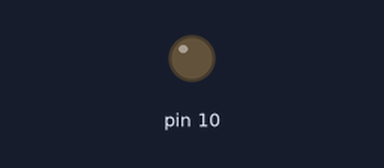
The sketch below on a simulated Arduino Uno, built with avr-gcc and run on an emulated ATmega328P. Parts: output pins drawn as LEDs (lit = HIGH). What the sketch prints to the serial monitor is not drawn.

Above: at 0.1 s.
At 2.1 s:
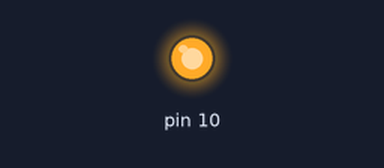
Timing chart, 0 to 3.6 s (numbered marks = the images above):
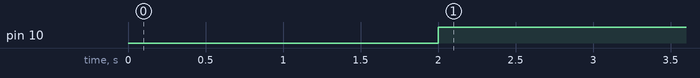

Measured:
- by itself, pin 10: LOW → HIGH at 2.0 s

The sketch:

masterAndSlave.ino
```cpp
#include "app.h"

/*
 * This version sends lowercase characters and receives an arbitrary struct in response!.
 * The master sends a single lower case lettter,
 * The slave receives the lower case letter and fills a dataStruc with stuff that depends on the character received.
 * The Slave then sends the bytes that make up the dataStruct back to the master
 * The master reads the bytes into a dataStruct, and sends the next character.
 * It is interesting to monitor both Master and Slave in a ternminal.
 * 2017 08 04 works!!!
 */

App *app;

// test to see if we have an ATmega328p or an ATmega2560 MCU
#if ( SIGNATURE_1 == 0x98 && SIGNATURE_2 == 0x01)
  ///// we have an ATMEGA 2560: Slave

  const boolean isMaster = false;
  // SPI interrupt routine
  ISR (SPI_STC_vect){
    app->SPI_ISR ();
  }
#else
  // we have an ATMEGA 328p: Master
  const boolean isMaster = true;
#endif

void setup() {
    app = isMaster ? static_cast<App*>(new MasterApp())
                   : static_cast<App*>(new SlaveApp());
}
boolean show = true;
void loop() {
  if (show){
    Serial.print("sizeof int: ");
    Serial.println(sizeof(int));
    Serial.print("sizeof DataStruct: ");
    Serial.println(sizeof(struct DataStruct));
    show = false;
    delay(2000);
  }
  app->loop();
}
```

SPI_anything.h
```cpp
#ifndef SPI_anything_h
#define SPI_anything_h

#include <Arduino.h>

const char nullChar = '#';
const int pauseBetweenSends = 20; //us

template <typename T> unsigned int SPI_writeAnything (const T& value){
    const byte * p = (const byte*) &value;
    unsigned int i=0,
                lim = sizeof value;
    for (; i < lim; i++){
      SPI.transfer(*p++);
      delay(pauseBetweenSends);
    }
    return i;
  }  // end of SPI_writeAnything

template <typename T> unsigned int SPI_readAnything(T& value){
  byte * p = (byte*) &value;
  unsigned int i = 0,
               lim = sizeof value;
  for (; i < lim; i++){
    *p++ = SPI.transfer (nullChar);
    delayMicroseconds (pauseBetweenSends);
  }
  return i;
}

template <typename T> unsigned int SPI_readAnything_reprime(T& value, byte prime){
  byte * p = (byte*) &value;
  unsigned int i =0,
               limLessOne = (sizeof value) -1;
  for (; i < limLessOne; i++){
    *p++ = SPI.transfer (nullChar);
    delayMicroseconds (pauseBetweenSends);
  }
  *p++ = SPI.transfer (prime);
  delayMicroseconds (pauseBetweenSends);
  return i;
}

template <typename T> unsigned int SPI_readAnything_ISR(T& value){
  byte * p = (byte*) &value;
  unsigned int i=1,
               lim = sizeof value;
  *p++ = SPDR;  // get first byte
  for (; i < lim; i++){
    *p++ = SPI.transfer (nullChar);
    delayMicroseconds (pauseBetweenSends);
  }
  return i;
}

#endif
```

app.cpp
```cpp
#include "app.h"

App::App(){
  Serial.begin (115200);
}

void App::printSendCount() const{
  static int sendCount = 0;
  String s = "Send: " + String(sendCount++) + "\n";
  Serial.print(s);
}

byte App::transferAndWait (const byte what) const{
  byte res = SPI.transfer (what);
  delayMicroseconds (pauseBetweenSends);
  return res;
}
```

app.h
```cpp
#ifndef APP_H
#define APP_H

#include <Arduino.h>
#include <SPI.h>

#include "SPI_anything.h"

struct DataStruct{
      char c0,
           c1,
           c2;
      int  i0;
    }__attribute__((__packed__));

class App{
  protected:
    static const int bigBuffSize         = 20, // enough space for a long string
                     slaveProcessingTime = 5000; // millisecs

    void printSendCount() const;
    byte transferAndWait (const byte what) const;


  public:
    static const byte nullChar =  '#';
    static const int pauseBetweenSends   = 10;  // microseconds

    App();
    virtual void loop() = 0;
    virtual void SPI_ISR () =0;
};

 class MasterApp: public App{
  protected:
    char nextChar2Send() const,
         outgoing;
    DataStruct inData;

  public:
    MasterApp();
    void loop();
    virtual void SPI_ISR (){}
};

class SlaveApp: public App{
  protected:
    volatile byte command = 0,
                  flag    = 0;
    volatile DataStruct outData;

    volatile byte *outPtr;
    static const int lim = sizeof outData;
    volatile int sendI,
                 counter;

    void fillStruct(byte inCar);
    void printOutData() const;

  public:
    SlaveApp();
    void loop();
    virtual void SPI_ISR ();
};

#endif
```

masterApp.cpp
```cpp
#include "app.h"


char MasterApp::nextChar2Send() const{
  static byte nextIndex = 0;
  const static char letters[] = "abcdefghijklmnopqrstuvwxyz";
  char res = letters[nextIndex++];
  nextIndex = nextIndex == 26 ? 0 : nextIndex;
  return res;
}

MasterApp::MasterApp():App(){
  SPI.begin ();
  while(!Serial);
  Serial.println("Master");

  /* prime the pump for the 1st character */
  outgoing  = nextChar2Send();
  digitalWrite(SS, LOW);
  delayMicroseconds (pauseBetweenSends);

  transferAndWait(outgoing);  // ignore this reply!
}

void MasterApp::loop(){
  printSendCount();

   // print outgoing character that was just sent
  Serial.print("Sent: ");
  Serial.println(outgoing);
  Serial.print("Received: ");

  outgoing  = nextChar2Send();

  // enable Slave Select
  digitalWrite(SS, LOW);
  delayMicroseconds (pauseBetweenSends);

  SPI_readAnything_reprime(inData, (byte) outgoing);

  // disable Slave Select
  digitalWrite(SS, HIGH);

  Serial.print("inData.c0: ");
  Serial.println(inData.c0);
  Serial.print("inData.c1: ");
  Serial.println(inData.c1);
  Serial.print("inData.c2: ");
  Serial.println(inData.c2);
  Serial.print("inData.i0: ");
  Serial.println(inData.i0);


  delay (slaveProcessingTime);
}
```

slaveApp.cpp
```cpp
#include "app.h"

SlaveApp::SlaveApp(): App(){
  // have to send on master in, *slave out*
  pinMode(MISO, OUTPUT);

  // turn on SPI in slave mode
  SPCR |= _BV(SPE);

  // now turn on interrupts
  SPI.attachInterrupt();
  while(!Serial);
  Serial.println("Slave");

  counter=0;
}

void SlaveApp::loop(){
  //noInterrupts();  not needed because master gives enough time between coms for this to happen;
  if (flag){
    Serial.print("Command: ");
    Serial.println((char)command);
    Serial.print("Sending: ");
    printOutData();
    flag--;
  }
}

void SlaveApp::fillStruct(byte inCar){
  outData.c2 = outData.c1 = outData.c0 = (char)(inCar -32);
  outData.i0 = counter++;
  outPtr = (byte *) &outData;
  sendI = 0;
  flag++;
}

void SlaveApp::SPI_ISR(){
  if (SPDR != nullChar) {
    command = SPDR;
    fillStruct(command);
  }

  if (sendI++<lim){
    SPDR = (*outPtr++);
  }
}

void SlaveApp::printOutData() const{
  Serial.print("outData.c0: ");
  Serial.println(outData.c0);
  Serial.print  ("outData.c1: ");
  Serial.println(outData.c1);
  Serial.print  ("outData.c2: ");
  Serial.println(outData.c2);
  Serial.print  ("outData.i0: ");
  Serial.println(outData.i0);
}
```
